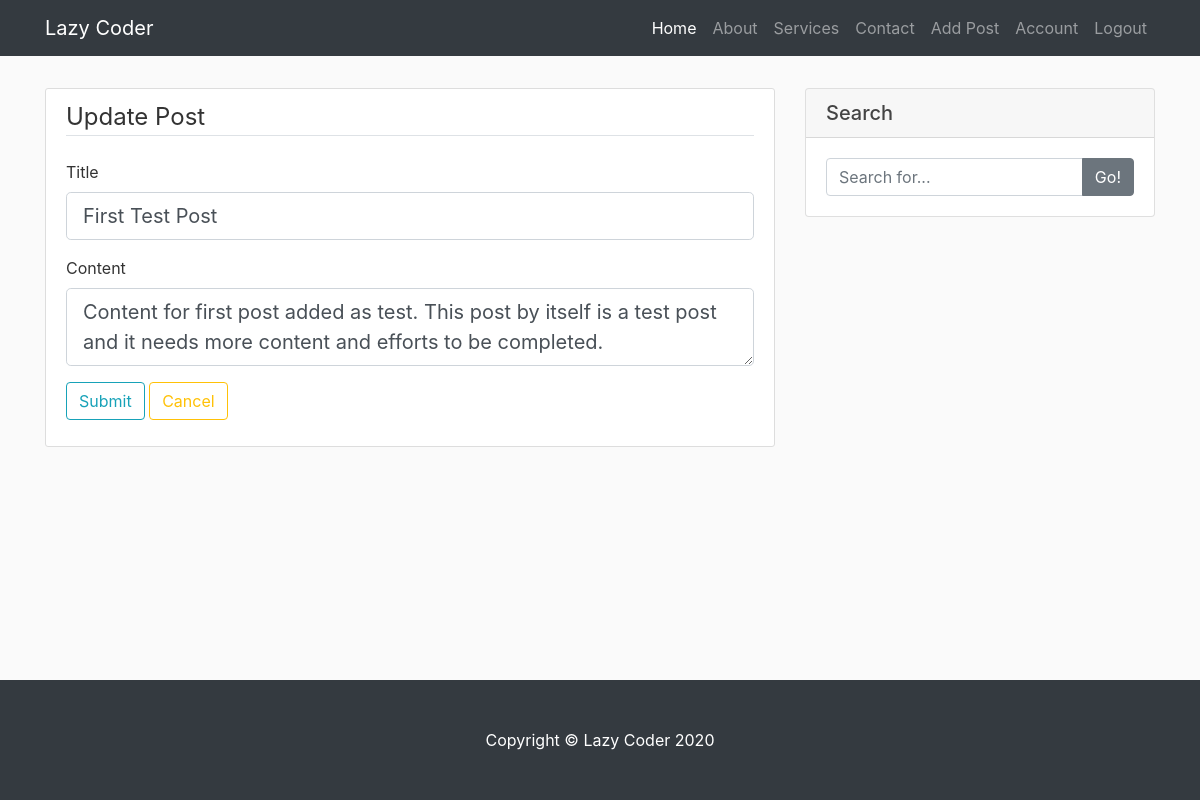
Screenshot of /post/1/update (signed in) with the database file from the repository.
### blog/models.py (models this page shows, shortened)
class Post(db.Model):
    id = db.Column(db.Integer, primary_key=True)
    title = db.Column(db.String(100), nullable=True)
    date_posted = db.Column(db.DateTime, nullable=False, default=datetime.utcnow)
    content = db.Column(db.Text, nullable=False)
    user_id = db.Column(db.Integer, db.ForeignKey('user.id'), nullable=False)

### blog/post/routes.py (the view)
@post.route('/post/<int:post_id>/update', methods=['GET', 'POST'])
@login_required
def update_post(post_id):
    post = Post.query.get_or_404(post_id)
    if post.author != current_user:
        abort(403)
    form = PostForm()
    if form.validate_on_submit():
        post.title = form.title.data
        post.content = form.content.data
        db.session.commit()
        flash('Post successfully updated!', 'success')
    elif request.method == 'GET':
        form.title.data = post.title
        form.content.data = post.content
    return render_template('create_post.html', title='Update Post', form=form, legend='Update Post')

### blog/post/forms.py
class PostForm(FlaskForm):
    title = StringField('Title', validators=[DataRequired()])
    content = TextAreaField('Content', validators=[DataRequired()])
    submit = SubmitField('Submit')
    cancel = SubmitField('Cancel')

### blog/models.py (called while the page is built)
@login_manager.user_loader
def load_user(user_id):
    return User.query.get(user_id)

### blog/templates/create_post.html (shortened to what this page needs)
{% extends "layout.html" %}
{% block content %}
    <div class="content-section">
        <form method="POST" action="">
            <legend class="border-bottom mb-4">{{ legend }}</legend>
            <fieldset>
                <div class="form-group">
                    {{ form.title.label(class="form-control-label") }}
                    {% if form.title.errors %}
                        {{ form.title(class="form-control form-control-lg is-invalid") }}
                        <div class="invalid-feedback">
                            {% for error in form.title.errors %}
                                <span>{{ error }}</span>
                            {% endfor %}
                        </div>
                    {% else %}
                        {{ form.title(class="form-control form-control-lg") }}
                    {% endif %}
                </div>
                <div class="form-group">
                    {{ form.content.label(class="form-control-label") }}
                    {% if form.content.errors %}
                        {{ form.content(class="form-control form-control-lg is-invalid") }}
                        <div class="invalid-feedback">
                            {% for error in form.content.errors %}
                                <span>{{ error }}</span>
                            {% endfor %}
                        </div>
                    {% else %}
                        {{ form.content(class="form-control form-control-lg ") }}
                    {% endif %}
                </div>
                <div class="form-group">
                    {{ form.submit(class="btn btn-outline-info") }}
                    <button onclick="goBack()" class="cancel btn btn-outline-warning">Cancel</button>
                </div>
            </fieldset>
        </form>
    </div>
{% endblock content %}
{% block sidebar %}
    <div class="card my-2">
        <h5 class="card-header">Search</h5>
        <div class="card-body">
            <div class="input-group">
                <input type="text" class="form-control" placeholder="Search for...">
                <span class="input-group-append">
                <button class="btn btn-secondary" type="button">Go!</button>
                </span>
            </div>
        </div>
    </div>
{% endblock sidebar %}

### blog/static/main.css (style rules this page uses)
body { background: #fafafa; color: #333333; margin-top: 5rem; }
h1, h2, h3, h4, h5, h6 { color: #444444; }
.content-section { background: #ffffff; padding: 10px 20px; border: 1px solid #dddddd; border-radius: 3px; margin-bottom: 20px; }

### rows the page displays
Post: title "First Test Post", content "Content for first post added as test. This post by itself is a test post and it needs more content and efforts to be completed."

### other values shown
{{ legend }} "Update Post"
